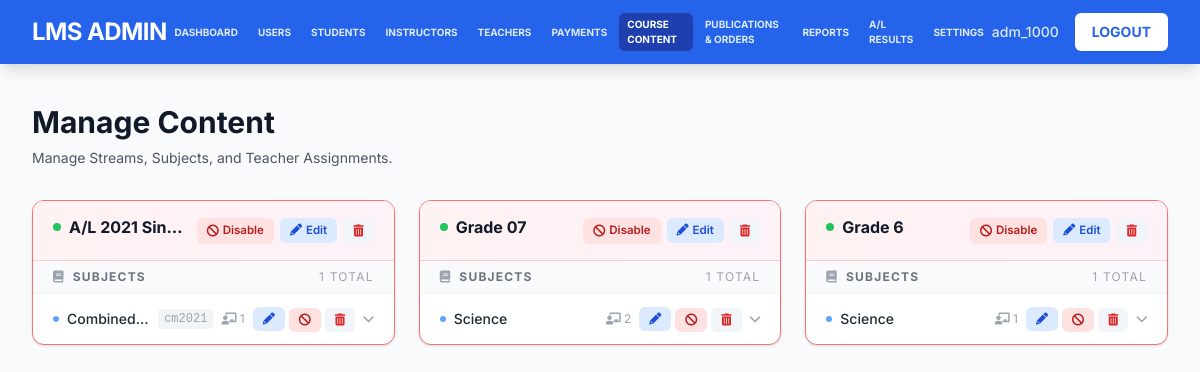
Page /admin/manage_content.php (signed in) on the earlier database version.
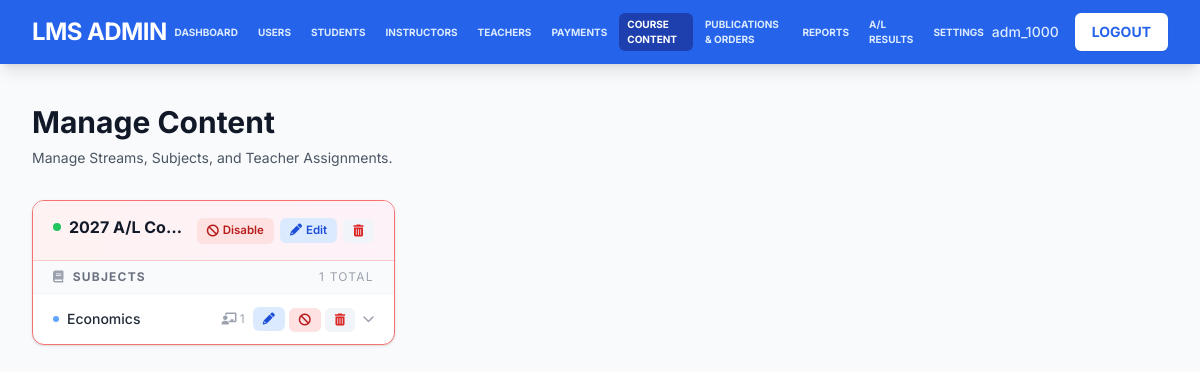
Same page on the later database version.
### tables this page shows
CREATE TABLE `streams` (
  `id` int(11) NOT NULL COMMENT 'Primary Key',
  `name` varchar(100) NOT NULL COMMENT 'Stream name (e.g., "Grade 6", "Grade 7", "A/L Science")',
  `description` text DEFAULT NULL COMMENT 'Optional description of the stream',
  `status` tinyint(1) NOT NULL DEFAULT 1 COMMENT 'Status: 1=active, 0=inactive',
  `created_at` timestamp NOT NULL DEFAULT current_timestamp() COMMENT 'Record creation timestamp',
  `updated_at` timestamp NOT NULL DEFAULT current_timestamp() ON UPDATE current_timestamp() COMMENT 'Record update timestamp'
);

CREATE TABLE `stream_subjects` (
  `id` int(11) NOT NULL COMMENT 'Primary Key',
  `stream_id` int(11) NOT NULL COMMENT 'Foreign Key: Links to streams.id',
  `subject_id` int(11) NOT NULL COMMENT 'Foreign Key: Links to subjects.id',
  `status` tinyint(1) NOT NULL DEFAULT 1 COMMENT 'Status: 1=active, 0=inactive',
  `created_at` timestamp NOT NULL DEFAULT current_timestamp() COMMENT 'Record creation timestamp',
  `updated_at` timestamp NOT NULL DEFAULT current_timestamp() ON UPDATE current_timestamp() COMMENT 'Record update timestamp'
);

CREATE TABLE `subjects` (
  `id` int(11) NOT NULL COMMENT 'Primary Key',
  `name` varchar(100) NOT NULL COMMENT 'Subject name (e.g., "Science", "Mathematics", "English")',
  `code` varchar(20) DEFAULT NULL COMMENT 'Optional subject code (e.g., "SCI", "MATH")',
  `description` text DEFAULT NULL COMMENT 'Optional description of the subject',
  `status` tinyint(1) NOT NULL DEFAULT 1 COMMENT 'Status: 1=active, 0=inactive',
  `created_at` timestamp NOT NULL DEFAULT current_timestamp() COMMENT 'Record creation timestamp',
  `updated_at` timestamp NOT NULL DEFAULT current_timestamp() ON UPDATE current_timestamp() COMMENT 'Record update timestamp'
);

### admin/manage_content.php (the view, shortened to what the rows shown need)
<?php
require_once '../config.php';
$streams = [];
$stream_query = "SELECT * FROM streams ORDER BY name ASC";
$result = $conn->query($stream_query);
if ($result) {
    while ($row = $result->fetch_assoc()) {
        $streams[] = $row;
    }
}
$structure = [];
foreach ($streams as $stream) {
    $s_id = $stream['id'];
    $structure[$s_id] = [
        'info' => $stream,
        'subjects' => []
    ];
}
$subj_query = "
    SELECT ss.id as stream_subject_id, ss.stream_id, s.id as subject_id, s.name as subject_name, s.code, s.status as subject_status
    FROM stream_subjects ss
    JOIN subjects s ON ss.subject_id = s.id
    WHERE ss.status = 1
    ORDER BY s.name ASC
";
$subj_result = $conn->query($subj_query);
if ($subj_result) {
    while ($row = $subj_result->fetch_assoc()) {
        if (isset($structure[$row['stream_id']])) {
            $structure[$row['stream_id']]['subjects'][$row['stream_subject_id']] = [
                'info' => $row,
                'teachers' => []
            ];
        }
    }
}
?>
<!DOCTYPE html>
<html lang="en">
<head>
    <script src="https://cdn.tailwindcss.com"></script>
    <link rel="stylesheet" href="https://cdnjs.cloudflare.com/ajax/libs/font-awesome/6.0.0/css/all.min.css">
</head>
<body class="bg-gray-50">
    <div class="max-w-7xl mx-auto py-10 px-4 sm:px-6 lg:px-8">
        <div class="mb-8">
            <h1 class="text-3xl font-bold text-gray-900">Manage Content</h1>
        </div>
        <div class="space-y-6">
            <div class="grid grid-cols-1 md:grid-cols-2 lg:grid-cols-3 gap-6">
                <?php foreach ($structure as $stream_id => $data): ?>
                    <?php $stream = $data['info']; $is_active = $stream['status'] == 1; ?>
                    <div class="bg-white rounded-xl shadow border <?php echo $is_active ? 'border-red-400' : 'border-gray-300 opacity-75'; ?> overflow-hidden transition-all duration-200 hover:shadow-lg">
                        <div class="px-5 py-4 <?php echo $is_active ? 'bg-gradient-to-r from-red-50 to-pink-50' : 'bg-gray-100'; ?> border-b <?php echo $is_active ? 'border-red-200' : 'border-gray-200'; ?>">
                            <div class="flex justify-between items-start gap-2">
                                <div class="flex items-center gap-2 min-w-0">
                                    <div class="w-2 h-2 rounded-full flex-shrink-0 <?php echo $is_active ? 'bg-green-500' : 'bg-gray-400'; ?>"></div>
                                    <h3 class="text-base font-bold text-gray-900 leading-tight truncate">
                                        <?php echo htmlspecialchars($stream['name']); ?>
                                    </h3>
                                </div>
                                <div class="flex items-center gap-1.5 flex-shrink-0">
                                    <form method="POST" class="inline" onsubmit="return confirm('<?php echo $is_active ? 'Disable' : 'Enable'; ?> this stream?');">
                                        <?php if ($is_active): ?>
                                            <button type="submit" class="action-btn btn-disable" data-tooltip="Disable this stream (hides from students)">
                                                <i class="fas fa-ban text-xs"></i> Disable
                                            </button>
                                        <?php endif; ?>
                                    </form>
                                    <button onclick="openEditModal('stream', <?php echo $stream['id']; ?>, '<?php echo addslashes($stream['name']); ?>')"
                                            class="action-btn btn-edit" data-tooltip="Edit stream name">
                                        <i class="fas fa-pencil-alt text-xs"></i> Edit
                                    </button>
                                    <form method="POST" class="inline" onsubmit="return confirm('WARNING: Permanently delete this stream and all its data? This cannot be undone.');">
                                        <button type="submit" class="action-btn btn-delete" data-tooltip="Permanently delete stream">
                                            <i class="fas fa-trash-alt text-xs"></i>
                                        </button>
                                    </form>
                                </div>
                            </div>
                        </div>
                        <div>
                            <div class="bg-gray-50 px-5 py-2 text-xs font-bold text-gray-500 uppercase tracking-widest border-b border-gray-100 flex items-center gap-2">
                                <i class="fas fa-book text-gray-400"></i> Subjects
                                <span class="ml-auto text-gray-400 font-normal"><?php echo count($data['subjects']); ?> total</span>
                            </div>
                            <?php if (empty($data['subjects'])): ?>
                                <div class="px-5 py-5 text-sm text-gray-400 italic text-center">
                                    <i class="fas fa-folder-open text-gray-300 text-2xl mb-1 block"></i>
                                    No subjects assigned.
                                </div>
                            <?php else: ?>
                                <ul class="divide-y divide-gray-100">
                                    <?php foreach ($data['subjects'] as $ss_id => $subj_data): ?>
                                        <?php $subj_active = $subj_data['info']['subject_status'] == 1; ?>
                                        <li>
                                            <div class="subject-row px-5 py-3 cursor-pointer" onclick="toggleTeachers('teachers-<?php echo $ss_id; ?>')">
                                                <div class="flex justify-between items-center gap-2">
                                                    <div class="flex items-center gap-2 min-w-0">
                                                        <div class="w-1.5 h-1.5 rounded-full flex-shrink-0 <?php echo $subj_active ? 'bg-blue-400' : 'bg-gray-300'; ?>"></div>
                                                        <span class="font-medium <?php echo $subj_active ? 'text-gray-800' : 'line-through text-gray-400'; ?> truncate text-sm">
                                                            <?php echo htmlspecialchars($subj_data['info']['subject_name']); ?>
                                                        </span>
                                                        <?php if ($subj_data['info']['code']): ?>
                                                            <span class="text-xs text-gray-400 bg-gray-100 px-1.5 py-0.5 rounded font-mono flex-shrink-0">
                                                                <?php echo htmlspecialchars($subj_data['info']['code']); ?>
                                                            </span>
                                                        <?php endif; ?>
                                                    </div>
                                                    <div class="flex items-center gap-1 flex-shrink-0" onclick="event.stopPropagation()">
                                                        <span class="text-xs text-gray-400 mr-1">
                                                            <i class="fas fa-chalkboard-teacher"></i> <?php echo count($subj_data['teachers']); ?>
                                                        </span>
                                                        <button onclick="openEditModal('subject', <?php echo $subj_data['info']['subject_id']; ?>, '<?php echo addslashes($subj_data['info']['subject_name']); ?>')"
                                                                class="action-btn btn-edit" data-tooltip="Rename this subject">
                                                            <i class="fas fa-pencil-alt text-xs"></i>
                                                        </button>
                                                        <form method="POST" class="inline" onsubmit="return confirm('<?php echo $subj_active ? 'Disable' : 'Enable'; ?> this subject?');">
                                                            <?php if ($subj_active): ?>
                                                                <button type="submit" class="action-btn btn-disable" data-tooltip="Disable subject (hides from students)">
                                                                    <i class="fas fa-ban text-xs"></i>
                                                                </button>
                                                            <?php endif; ?>
                                                        </form>
                                                        <form method="POST" class="inline" onsubmit="return confirm('WARNING: Permanently delete this subject and all its data?');">
                                                            <button type="submit" class="action-btn btn-delete" data-tooltip="Permanently delete subject">
                                                                <i class="fas fa-trash-alt text-xs"></i>
                                                            </button>
                                                        </form>
                                                        <span class="ml-1 text-gray-400 text-xs transition-transform duration-200" id="arrow-teachers-<?php echo $ss_id; ?>">
                                                            <i class="fas fa-chevron-down"></i>
                                                        </span>
                                                    </div>
                                                </div>
                                            </div>
                                        </li>
                                    <?php endforeach; ?>
                                </ul>
                            <?php endif; ?>
                        </div>
                    </div>
                <?php endforeach; ?>
            </div>
        </div>
    </div>
</body>
</html>

Differences in the rows shown:
removed streams: status 1 (drawn), name "A/L 2021 Sin…", count($data['subjects']) "1"
removed stream_subjects: subject.name "Combined…", subject.code "cm2021", count($subj_data['teachers']) "1"
removed streams: status 1 (drawn), name "Grade 07", count($data['subjects']) "1"
removed stream_subjects: subject.name "Science", count($subj_data['teachers']) "2", shown under "Grade 07"
removed streams: status 1 (drawn), name "Grade 6", count($data['subjects']) "1"
removed stream_subjects: subject.name "Science", count($subj_data['teachers']) "1", shown under "Grade 6"
added streams: status 1 (drawn), name "2027 A/L Co…", count($data['subjects']) "1"
added stream_subjects: subject.name "Economics", count($subj_data['teachers']) "1"
